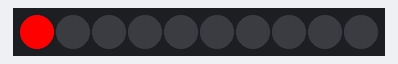
The sketch below on a simulated Arduino Uno, built with avr-gcc and run on an emulated ATmega328P. On the bench: 10 RGB LEDs in strip order, left to right.

Above: at 0.1 s.
At 0.6 s:
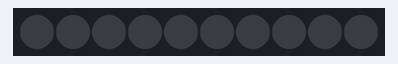

Measured:
- what the display in image 1 shows lasts 0.5 s, from 0.5 s to 1.0 s

The sketch:

challenge_led_00.ino
```cpp
#include <Adafruit_NeoPixel.h>
const int ledPin = 6;
const int anzahlLeds = 10;

Adafruit_NeoPixel leds(anzahlLeds, ledPin, NEO_GRB + NEO_KHZ800);

void setup() {
  leds.begin();
}

void loop() {
  leds.setPixelColor(0, leds.Color(255, 0, 0));  // Rot
  leds.show();
  delay(500);
  leds.setPixelColor(0, leds.Color(0, 0, 0));  // Rot
  leds.show();
  delay(500);
}
```
